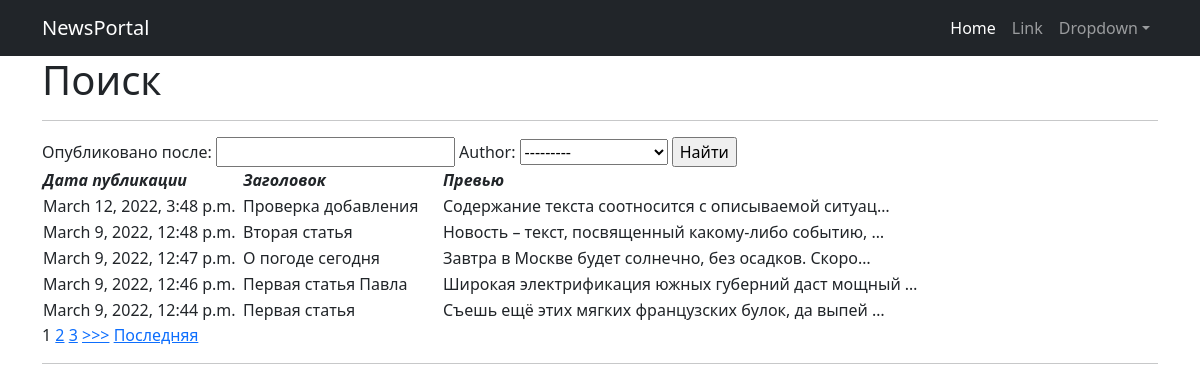
The app's page /news/search/ with its own data.
### newspage/models.py (models this page shows, shortened)
class Post(models.Model):
    news = 'N'
    article = 'A'
    type = [
        (news, 'Новость'),
        (article, 'Статья')
    ]
    type_post = models.CharField(max_length=1, choices=type, default=article)
    author = models.ForeignKey(Author, on_delete=models.CASCADE)
    time_write = models.DateTimeField(auto_now_add=True)
    title = models.CharField(max_length=255, blank=False)
    text = models.TextField()
    rating = models.IntegerField(default=0)

### newspage/views.py (the view)
# urls.py: path('search/', PostSearch.as_view(), name='post_search'),
class PostSearch(ListView):
    model = Post
    template_name = 'post_search.html'
    context_object_name = 'post_search'
    queryset = Post.objects.order_by('-id')
    paginate_by = 1
    def get_context_data(self, **kwargs):
        context = super().get_context_data(**kwargs)
        context['filter'] = PostFilter(self.request.GET, queryset=self.get_queryset())
        return context

### templates/post_search.html (shortened to what this page needs)
{% extends 'flatpages/default.html' %}
{% block content %}
    <h1>Поиск</h1>
    <hr>
<form method="GET">
    {{ filter.form }}
    <input type="submit" value="Найти">
</form>
    <table>
        <thead>
            <tr>
                <td width="200">
                    <em><strong> Дата публикации </strong></em>
                </td>
                <td width="200">
                    <em><strong> Заголовок </strong></em>
                </td>
                <td>
                    <em><strong> Превью </strong></em>
                </td>
            </tr>
        </thead>
        {% for post in filter.qs %}
            <tr>
                <td>
                    {{ post.time_write }}
                </td>
                <td>
                    {{ post.title }}
                </td>
                <td>
                    {{ post.text | truncatechars:51 }}
                </td>
            </tr>
        {% endfor %}
    </table>
{% if is_paginated %}
        {% for num in page_obj.paginator.page_range %}
            {% if page_obj.number == num %}
                <a>{{ num }}</a>
            {% elif num > page_obj.number|add:'-3' and num < page_obj.number|add:'3' %}
                <a href="?page={{ num }}">{{ num }}</a>
            {% endif %}
        {% endfor %}
    {% if page_obj.has_next %}
        <a href="?page={{ page_obj.next_page_number }}">>>></a>
        <a href="?page={{ page_obj.paginator.num_pages }}">Последняя</a>
    {% endif %}
{% endif %}
<hr>
{% endblock content %}

### templates/flatpages/default.html (shortened to what this page needs)
<!DOCTYPE html>
<html lang="en">
    <head>
        {% load static %}
        <link href="{% static 'css/styles.css' %}" rel="stylesheet" />
    </head>
    <body>
        <nav class="navbar navbar-expand-lg navbar-dark bg-dark">
            <div class="container">
                <a class="navbar-brand" href="#">NewsPortal</a>
                <div class="collapse navbar-collapse" id="navbarSupportedContent">
                    <ul class="navbar-nav ms-auto mb-2 mb-lg-0">
                        <li class="nav-item"><a class="nav-link active" aria-current="page" href="#">Home</a></li>
                        <li class="nav-item"><a class="nav-link" href="#">Link</a></li>
                        <li class="nav-item dropdown">
                            <a class="nav-link dropdown-toggle" id="navbarDropdown" href="#" role="button" data-bs-toggle="dropdown" aria-expanded="false">Dropdown</a>
                        </li>
                    </ul>
                </div>
            </div>
        </nav>
        <div class="container">
            <div class="row">
                <div class="col-lg-12 text-left">
                    {% block content %}{% endblock content %}
                </div>
            </div>
        </div>
    </body>
</html>

### records on screen
Post: time_write "March 12, 2022, 3:48 p.m.", title "Проверка добавления", text "Содержание текста соотносится с описываемой ситуац…"
Post: time_write "March 9, 2022, 12:48 p.m.", title "Вторая статья", text "Новость – текст, посвященный какому-либо событию, …"
Post: time_write "March 9, 2022, 12:47 p.m.", title "О погоде сегодня", text "Завтра в Москве будет солнечно, без осадков. Скоро…"
Post: time_write "March 9, 2022, 12:46 p.m.", title "Первая статья Павла", text "Широкая электрификация южных губерний даст мощный …"
Post: time_write "March 9, 2022, 12:44 p.m.", title "Первая статья", text "Съешь ещё этих мягких французских булок, да выпей …"

### other values on screen
{{ num }} "1"
{{ num }} "2" "3"
